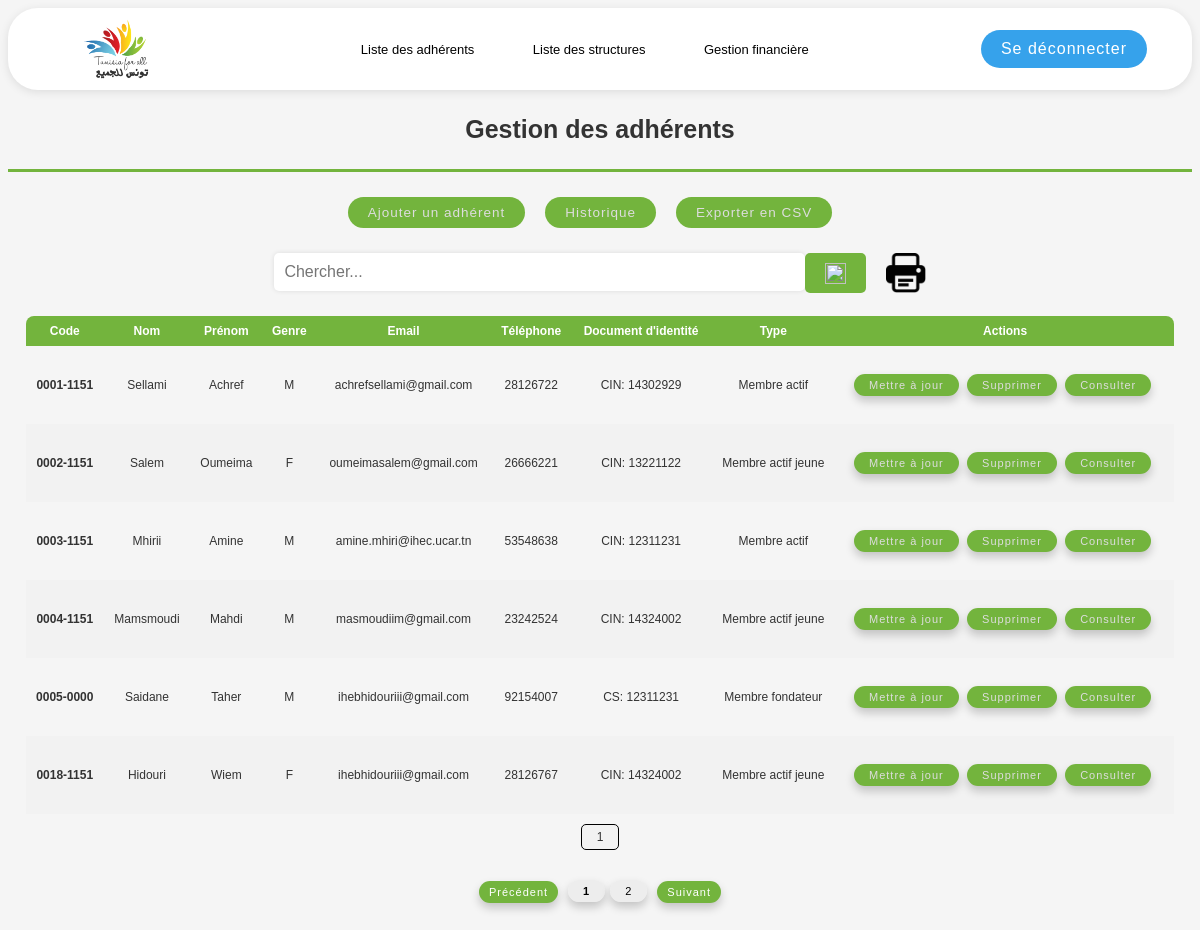
The app's page /gestion_adherent/ (signed in) with its own data.
### base/models.py (models this page shows, shortened)
class Adherent(models.Model):
    TYPE_ADHERENT_CHOICES = (
    ('Membre fondateur', 'Membre fondateur'),
    ('Membre actif', 'Membre actif'),
    ('Membre actif jeune', 'Membre actif jeune'),
    ('Soutien', 'Soutien'),
    ('Membre d\'honneur ', 'Membre d\'honneur '),
    )
    RESPONSABILTE_ADHERENT_CHOICES = (
    ('Président', 'Président'),
    ('Viceprésident', 'Vice président'),
    ('Directeur Executif', 'Directeur Executif'),
    ('Trésorier', 'Trésorier'),
    ('Trésorier adjoint ', 'Trésorier adjoint '),
    ('Chef Projet', 'Chef Projet'),
    ('Coordinateur de commission ', 'Coordinateur de commission '),
    ('Membre Simple ', 'Membre Simple '),
    )
    GENRE_CHOICES = (
        ('M', 'M'),
        ('F', 'F'),
    )
    DOCUMENT_IDENTITE_CHOICES = (
        ('CIN', 'Carte d\'identité'),
        ('CS', 'Carte de séjour'),
    )
    COMMISSION_CHOICES = (
        ('Enseignement, Sciences et Technologies', 'Enseignement, Sciences et Technologies'),
        ('Développement et emploi', 'Développement et emploi'),
        ('Santé et social', 'Santé et social'),
        ('Culture, tourisme et environnement', 'Culture, tourisme et environnement'),
        ('Autre', 'Autre'),
    )
    user = models.OneToOneField(User, on_delete=models.CASCADE , related_name='adherent')
    code = models.CharField(max_length=9)
    photo_de_profile= models.ImageField(upload_to='img/',null=True, blank=True,default='img/navbar_logo.png')
    structure = models.ForeignKey(Structure, on_delete=models.CASCADE , related_name='adherents', default = 1)
    type_adhérent = models.CharField(max_length=27, choices=TYPE_ADHERENT_CHOICES)
    responsabilité_adhérent= models.CharField(max_length=27, choices=RESPONSABILTE_ADHERENT_CHOICES, null=True, blank=True)
    genre = models.CharField(max_length=1, choices=GENRE_CHOICES)
    nom = models.CharField(max_length=50)
    prénom = models.CharField(max_length=50)
    type_document_identité = models.CharField(max_length=3, choices=DOCUMENT_IDENTITE_CHOICES,null=True)
    numero_document_identité = models.IntegerField(validators=[
        MinValueValidator(0),
        MaxValueValidator(99999999),
        validate_eight_digits
    ])
    date_émission_de_la_carte = models.DateField(null=True, blank=True)
    nationalité = models.CharField(max_length=50)
    date_de_naissance = models.DateField()
    lieu_de_naissance = models.CharField(max_length=50)
    profession = models.CharField(max_length=50)
    numéro_de_téléphone = models.CharField(max_length=20)
    adresse_email = models.EmailField(max_length=50)
    commissions = models.CharField(max_length=(50), choices=COMMISSION_CHOICES,null=True,blank=True)
    date_adhésion = models.DateField(blank=True, null=True)
    date_depart = models.DateField(null=True, blank=True)
    motif_depart = models.CharField(max_length=50, null=True, blank=True)
    cotisation_annuelle = models.CharField(max_length=50, default='non payée')
    dernière_date_de_payement = models.DateField(null=True, blank=True)
    exclude_fields = ['date_adhesion', 'date_naissance']

### base/views.py (the view, shortened to what this page needs)
# urls.py: path('gestion_adherent/' , views.gestion_adherent , name="gestion_adherent"),
@login_required(login_url='home')
def gestion_adherent(request):
    search_query = request.GET.get('search', '')
    if request.user.adherent.structure.code_structure == 'BN-1169':
        adherents = Adherent.objects.all()
    else:
        adherents = Adherent.objects.filter(structure=request.user.adherent.structure)
    context = {'adherents': adherents}
    return render(request, 'base/gestion_adherent.html', context)

### base/templates/base/gestion_adherent.html (shortened to what this page needs)
{% extends 'main.html' %}
{% load static %}
{% block content %}
<div>
  <h2>Gestion des adhérents</h2>
  <hr class="hradherent">
</div>
<div class="features">
  <button class="adherent-button"><a href="{% url 'create-adherent'  %}">Ajouter un adhérent</a></button>
  <button class="adherent-button"><a href="{% url 'adherent_history' %}">Historique</a></button>
  <button id="export-button" class="adherent-button"><a href="{% url 'export-adherents-csv' %}">Exporter en CSV</a></button>
</div>
<div class="page-content">
  <form id="search-form" class="search-container" action="{% url 'gestion_adherent' %}">
    <input type="text" class="textbox" id="search-input" name="search" placeholder="Chercher...">
    <button type="submit" class="adherent-button"><i><img src="{% static 'img/search.png' %}"></i></button>
    <img class="print" src="{% static 'img/print.png' %}" height="40px" width="40px" onclick="printTable()">
  </form>
  <div class="adherent-table">
    <table>
      <thead>
        <tr>
          <th>Code</th>
          <th>Nom</th>
          <th>Prénom</th>
          <th>Genre</th>
          <th>Email</th>
          <th>Téléphone</th>
          <th>Document d'identité</th>
          <th>Type</th>
          <th>Actions</th>
        </tr>
      </thead>
      <tbody>
        {% for adherent in adherents %}
        <tr>
          <td><strong>{{ adherent.code }}</strong></td>
          <td>{{ adherent.nom }}</td>
          <td>{{ adherent.prénom }}</td>
          <td>{{ adherent.genre }}</td>
          <td>{{ adherent.adresse_email }}</td>
          <td>{{ adherent.numéro_de_téléphone }}</td>
          <td>{{ adherent.type_document_identité }}: {{ adherent.numero_document_identité }}</td>
          <td>{{ adherent.type_adhérent }}</td>
          <td>
            <button class="adherent-button"><a href="{% url 'update-adherent' adherent.id %}">Mettre à jour</a></button>
            <button class="adherent-button"><a href="{% url 'delete-adherent' adherent.id %}">Supprimer</a></button>
            <button class="adherent-button"><a href="{% url 'consult_adherent' adherent.id %}">Consulter</a></button>
          </td>
        </tr>
        {% endfor %}
      </tbody>
    </table>
    <div id="page-number-display" class="page-number-display"></div>
    <div id="pagination-container">
      <button id="prev-button" class="adherent-button" style="margin-right:10px;">Précédent</button>
      <div id="page-numbers-container" style="margin-bottom:1.5px;"></div>
      <button id="next-button" class="adherent-button">Suivant</button>
    </div>
  </div>
</div>
{% endblock %}

### static/css/style.css (style rules this page uses)
body { font-family: Arial, sans-serif; background-color: #F5F5F5; color: #333333; }
h2 { text-align: center; font-size: 25px; margin-top: 25px; margin-bottom: 25px; }
button a { text-decoration: none; }
hr { border: none; margin-bottom: 20px; }
.hradherent { border-top: 3px solid #73B43D; }
.features { display: flex; justify-content: center; margin-bottom: 20px; }
.features button { color: #fff; border: none; border-radius: 50px; padding: 8px 20px; font-size: 13.5px; cursor: pointer; transition: background-color 0.2s ease; letter-spacing: 1px; margin-right: 20px; margin-top:5px; margin-bottom: 5px; }
.adherent-button { background-color: #73B43D; }
.search-container { display: flex; justify-content: center; width: 55%; margin: 0 auto; }
.features button[type="submit"] img, .search-container button[type="submit"] img { height: 21px; width: 21px; }
.search-container button[type="submit"] { color: #fff; border: none; height: 40px; border-radius: 5px; padding: 10px 20px; font-size: 18px; cursor: pointer; transition: background-color 0.2s ease; letter-spacing: 1px; margin-right:10px; }
.print { margin-left:10px; cursor:pointer; height: 40px; width: 40px; }
.structure-table table, .adherent-table table, .structure-history table, .adherent-history table, .finance-table table { border-collapse: collapse; margin-top:auto; margin-right:auto; margin-left:auto; margin-right:auto; width: 97%; margin-top:5px; }
.features a, .structure-table a, .adherent-table a, .finance-table a { color:#ddd; }
.structure-table button, .adherent-table button, .finance-table button { color: #fff; border: none; border-radius: 50px; padding: 5px 15px; font-size: 11px; cursor: pointer; transition: background-color 0.2s ease; letter-spacing: 1px; margin-top: 20px; margin-right: 5px; margin-bottom: 20px; font-family: 'Montserrat', sans-serif; box-shadow: 0px 5px 10px rgba(0,0,0,0.2); }
.structure-table table th:first-child, .adherent-table table th:first-child, .structure-history table th:first-child, .adherent-history table th:first-child, .finance-table table th:first-child { border-radius : 8px 0 0 0; }
.structure-table table th:last-child, .adherent-table table th:last-child, .structure-history table th:last-child, .adherent-history table th:last-child, .finance-table table th:last-child { border-radius : 0 8px 0 0; }
.structure-table th, .structure-table td, .adherent-table th, .adherent-table td, .finance-table th, .finance-table td, .structure-history th, .structure-history td, .adherent-history th, .adherent-history td { text-align: center; padding: 8px; font-size: 12px; }
.adherent-table th, .adherent-history th { background-color: #73B43D; color: #fff; }
.structure-table tr:nth-child(even), .adherent-table tr:nth-child(even), .finance-table tr:nth-child(even), .structure-history tr:nth-child(even), .adherent-history tr:nth-child(even) { background-color: #f2f2f2; }
#pagination-container { display: flex; justify-content: center; align-items: center; margin-top: 10px; }
.page-number-display { text-align: center; background-color: #f2f2f2; padding: 5px 15px; border: 1px solid black; border-radius: 5px; margin: 10px auto 0; width: fit-content; font-size:12px; }
#prev-button, #next-button { margin: 0 5px; padding: 5px 10px; border: none; cursor: pointer; }
form input[type="text"], form input[type="email"], form input[type="password"], form input[type="tel"], form input[type="date"], form input[type="number"], form textarea, form select { width: 100%; padding: 10px; margin-bottom: 20px; border: none; border-radius: 5px; font-size: 16px; background-color: #fff; color: #444; box-shadow: 0px 0px 5px rgba(0,0,0,0.1); }

### records on screen
Adherent: code "0001-1151", nom "Sellami", prénom "Achref", genre "M", adresse_email "achrefsellami@gmail.com", numéro_de_téléphone "28126722", type_document_identité "CIN", numero_document_identité "14302929", type_adhérent "Membre actif"
Adherent: code "0002-1151", nom "Salem", prénom "Oumeima", genre "F", adresse_email "oumeimasalem@gmail.com", numéro_de_téléphone "26666221", type_document_identité "CIN", numero_document_identité "13221122", type_adhérent "Membre actif jeune"
Adherent: code "0003-1151", nom "Mhirii", prénom "Amine", genre "M", adresse_email "amine.mhiri@ihec.ucar.tn", numéro_de_téléphone "53548638", type_document_identité "CIN", numero_document_identité "12311231", type_adhérent "Membre actif"
Adherent: code "0004-1151", nom "Mamsmoudi", prénom "Mahdi", genre "M", adresse_email "masmoudiim@gmail.com", numéro_de_téléphone "23242524", type_document_identité "CIN", numero_document_identité "14324002", type_adhérent "Membre actif jeune"
Adherent: code "0005-0000", nom "Saidane", prénom "Taher", genre "M", adresse_email "ihebhidouriii@gmail.com", numéro_de_téléphone "92154007", type_document_identité "CS", numero_document_identité "12311231", type_adhérent "Membre fondateur"
Adherent: code "0018-1151", nom "Hidouri", prénom "Wiem", genre "F", adresse_email "ihebhidouriii@gmail.com", numéro_de_téléphone "28126767", type_document_identité "CIN", numero_document_identité "14324002", type_adhérent "Membre actif jeune"
